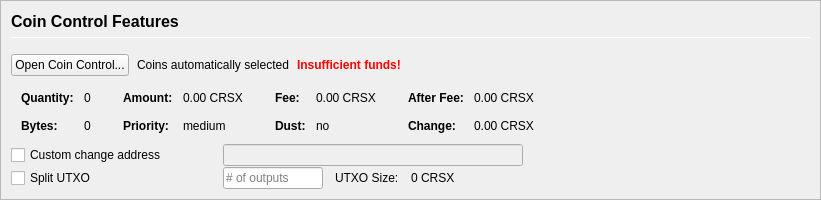
         <widget class="QFrame" name="frameCoinControl">
          <property name="sizePolicy">
           <sizepolicy hsizetype="Expanding" vsizetype="Expanding">
            <horstretch>0</horstretch>
            <verstretch>0</verstretch>
           </sizepolicy>
          </property>
          <property name="maximumSize">
           <size>
            <width>16777215</width>
            <height>16777215</height>
           </size>
          </property>
          <property name="frameShape">
           <enum>QFrame::StyledPanel</enum>
          </property>
          <property name="frameShadow">
           <enum>QFrame::Sunken</enum>
          </property>
          <layout class="QVBoxLayout" name="verticalLayoutCoinControl2">
           <property name="spacing">
            <number>0</number>
           </property>
           <property name="leftMargin">
            <number>0</number>
           </property>
           <property name="topMargin">
            <number>0</number>
           </property>
           <property name="rightMargin">
            <number>0</number>
           </property>
           <property name="bottomMargin">
            <number>0</number>
           </property>
           <item>
            <widget class="QFrame" name="frameCoinControl_BG">
             <layout class="QVBoxLayout" name="verticalLayoutCoinControl" stretch="0,0,0,0,0,0">
              <property name="spacing">
               <number>1</number>
              </property>
              <property name="leftMargin">
               <number>10</number>
              </property>
              <property name="topMargin">
               <number>10</number>
              </property>
              <item>
               <layout class="QHBoxLayout" name="horizontalLayoutCoinControl1">
                <property name="bottomMargin">
                 <number>15</number>
                </property>
                <item>
                 <layout class="QVBoxLayout" name="verticalLayout_3">
                  <property name="spacing">
                   <number>6</number>
                  </property>
                  <item>
                   <widget class="QLabel" name="labelCoinControlFeatures">
                    <property name="sizePolicy">
                     <sizepolicy hsizetype="Preferred" vsizetype="Maximum">
                      <horstretch>0</horstretch>
                      <verstretch>0</verstretch>
                     </sizepolicy>
                    </property>
                    <property name="minimumSize">
                     <size>
                      <width>0</width>
                      <height>20</height>
                     </size>
                    </property>
                    <property name="font">
                     <font>
                      <pointsize>12</pointsize>
                      <weight>75</weight>
                      <bold>true</bold>
                     </font>
                    </property>
                    <property name="styleSheet">
                     <string notr="true">font-weight:bold;</string>
                    </property>
                    <property name="text">
                     <string>Coin Control Features</string>
                    </property>
                   </widget>
                  </item>
                  <item>
                   <widget class="Line" name="line">
                    <property name="minimumSize">
                     <size>
                      <width>0</width>
                      <height>1</height>
                     </size>
                    </property>
                    <property name="maximumSize">
                     <size>
                      <width>16777215</width>
                      <height>1</height>
                     </size>
                    </property>
                    <property name="orientation">
                     <enum>Qt::Horizontal</enum>
                    </property>
                   </widget>
                  </item>
                 </layout>
                </item>
               </layout>
              </item>
              <item>
               <layout class="QHBoxLayout" name="horizontalLayoutCoinControl2" stretch="0,0,0,0">
                <property name="spacing">
                 <number>8</number>
                </property>
                <property name="bottomMargin">
                 <number>10</number>
                </property>
                <item>
                 <widget class="QPushButton" name="pushButtonCoinControl">
                  <property name="styleSheet">
                   <string notr="true"/>
                  </property>
                  <property name="text">
                   <string>Open Coin Control...</string>
                  </property>
                  <property name="autoDefault">
                   <bool>false</bool>
                  </property>
                 </widget>
                </item>
                <item>
                 <widget class="QLabel" name="labelCoinControlAutomaticallySelected">
                  <property name="text">
                   <string>Coins automatically selected</string>
                  </property>
                  <property name="margin">
                   <number>5</number>
                  </property>
                 </widget>
                </item>
                <item>
                 <widget class="QLabel" name="labelCoinControlInsuffFunds">
                  <property name="font">
                   <font>
                    <weight>75</weight>
                    <bold>true</bold>
                   </font>
                  </property>
                  <property name="styleSheet">
                   <string notr="true">color:red;font-weight:bold;</string>
                  </property>
                  <property name="text">
                   <string>Insufficient funds!</string>
                  </property>
                  <property name="margin">
                   <number>5</number>
                  </property>
                 </widget>
                </item>
                <item>
                 <spacer name="horizontalSpacerCoinControl">
                  <property name="orientation">
                   <enum>Qt::Horizontal</enum>
                  </property>
                  <property name="sizeHint" stdset="0">
                   <size>
                    <width>40</width>
                    <height>1</height>
                   </size>
                  </property>
                 </spacer>
                </item>
               </layout>
              </item>
              <item>
               <widget class="QWidget" name="widgetCoinControl" native="true">
                <property name="sizePolicy">
                 <sizepolicy hsizetype="Preferred" vsizetype="Preferred">
                  <horstretch>0</horstretch>
                  <verstretch>0</verstretch>
                 </sizepolicy>
                </property>
                <property name="minimumSize">
                 <size>
                  <width>0</width>
                  <height>0</height>
                 </size>
                </property>
                <property name="styleSheet">
                 <string notr="true"/>
                </property>
                <layout class="QHBoxLayout" name="horizontalLayoutCoinControl5">
                 <property name="leftMargin">
                  <number>0</number>
                 </property>
                 <property name="topMargin">
                  <number>0</number>
                 </property>
                 <property name="rightMargin">
                  <number>0</number>
                 </property>
                 <property name="bottomMargin">
                  <number>0</number>
                 </property>
                 <item>
                  <layout class="QHBoxLayout" name="horizontalLayoutCoinControl3" stretch="0,0,0,1">
                   <property name="spacing">
                    <number>20</number>
                   </property>
                   <property name="topMargin">
                    <number>0</number>
                   </property>
                   <property name="bottomMargin">
                    <number>10</number>
                   </property>
                   <item>
                    <layout class="QFormLayout" name="formLayoutCoinControl1">
                     <property name="horizontalSpacing">
                      <number>10</number>
                     </property>
                     <property name="verticalSpacing">
                      <number>14</number>
                     </property>
                     <property name="leftMargin">
                      <number>10</number>
                     </property>
                     <property name="topMargin">
                      <number>4</number>
                     </property>
                     <property name="rightMargin">
                      <number>6</number>
                     </property>
                     <item row="0" column="0">
                      <widget class="QLabel" name="labelCoinControlQuantityText">
                       <property name="font">
                        <font>
                         <weight>75</weight>
                         <bold>true</bold>
                        </font>
                       </property>
                       <property name="text">
                        <string>Quantity:</string>
                       </property>
                       <property name="margin">
                        <number>0</number>
                       </property>
                      </widget>
                     </item>
                     <item row="0" column="1">
                      <widget class="QLabel" name="labelCoinControlQuantity">
                       <property name="cursor">
                        <cursorShape>IBeamCursor</cursorShape>
                       </property>
                       <property name="contextMenuPolicy">
                        <enum>Qt::ActionsContextMenu</enum>
                       </property>
                       <property name="text">
                        <string notr="true">0</string>
                       </property>
                       <property name="margin">
                        <number>0</number>
                       </property>
                       <property name="textInteractionFlags">
                        <set>Qt::LinksAccessibleByMouse|Qt::TextSelectableByKeyboard|Qt::TextSelectableByMouse</set>
                       </property>
                      </widget>
                     </item>
                     <item row="1" column="0">
                      <widget class="QLabel" name="labelCoinControlBytesText">
                       <property name="font">
                        <font>
                         <weight>75</weight>
                         <bold>true</bold>
                        </font>
                       </property>
                       <property name="text">
                        <string>Bytes:</string>
                       </property>
                      </widget>
                     </item>
                     <item row="1" column="1">
                      <widget class="QLabel" name="labelCoinControlBytes">
                       <property name="cursor">
                        <cursorShape>IBeamCursor</cursorShape>
                       </property>
                       <property name="contextMenuPolicy">
                        <enum>Qt::ActionsContextMenu</enum>
                       </property>
                       <property name="text">
                        <string notr="true">0</string>
                       </property>
                       <property name="textInteractionFlags">
                        <set>Qt::LinksAccessibleByMouse|Qt::TextSelectableByKeyboard|Qt::TextSelectableByMouse</set>
                       </property>
                      </widget>
                     </item>
                    </layout>
                   </item>
                   <item>
                    <layout class="QFormLayout" name="formLayoutCoinControl2">
                     <property name="horizontalSpacing">
                      <number>10</number>
                     </property>
                     <property name="verticalSpacing">
                      <number>14</number>
                     </property>
                     <property name="leftMargin">
                      <number>6</number>
                     </property>
                     <property name="topMargin">
                      <number>4</number>
                     </property>
                     <property name="rightMargin">
                      <number>6</number>
                     </property>
                     <item row="0" column="0">
                      <widget class="QLabel" name="labelCoinControlAmountText">
                       <property name="font">
                        <font>
                         <weight>75</weight>
                         <bold>true</bold>
                        </font>
                       </property>
                       <property name="text">
                        <string>Amount:</string>
                       </property>
                       <property name="margin">
                        <number>0</number>
                       </property>
                      </widget>
                     </item>
                     <item row="0" column="1">
                      <widget class="QLabel" name="labelCoinControlAmount">
                       <property name="cursor">
                        <cursorShape>IBeamCursor</cursorShape>
                       </property>
                       <property name="contextMenuPolicy">
                        <enum>Qt::ActionsContextMenu</enum>
                       </property>
                       <property name="text">
                        <string notr="true">0.00 CRSX</string>
                       </property>
                       <property name="textInteractionFlags">
                        <set>Qt::LinksAccessibleByMouse|Qt::TextSelectableByKeyboard|Qt::TextSelectableByMouse</set>
                       </property>
                      </widget>
                     </item>
                     <item row="1" column="0">
                      <widget class="QLabel" name="labelCoinControlPriorityText">
                       <property name="font">
                        <font>
                         <weight>75</weight>
                         <bold>true</bold>
                        </font>
                       </property>
                       <property name="text">
                        <string>Priority:</string>
                       </property>
                      </widget>
                     </item>
                     <item row="1" column="1">
                      <widget class="QLabel" name="labelCoinControlPriority">
                       <property name="cursor">
                        <cursorShape>IBeamCursor</cursorShape>
                       </property>
                       <property name="contextMenuPolicy">
                        <enum>Qt::ActionsContextMenu</enum>
                       </property>
                       <property name="text">
                        <string>medium</string>
                       </property>
                       <property name="textInteractionFlags">
                        <set>Qt::LinksAccessibleByMouse|Qt::TextSelectableByKeyboard|Qt::TextSelectableByMouse</set>
                       </property>
                      </widget>
                     </item>
                    </layout>
                   </item>
                   <item>
                    <layout class="QFormLayout" name="formLayoutCoinControl3">
                     <property name="horizontalSpacing">
                      <number>10</number>
                     </property>
                     <property name="verticalSpacing">
                      <number>14</number>
                     </property>
                     <property name="leftMargin">
                      <number>6</number>
                     </property>
                     <property name="topMargin">
                      <number>4</number>
                     </property>
                     <property name="rightMargin">
                      <number>6</number>
                     </property>
                     <item row="0" column="0">
                      <widget class="QLabel" name="labelCoinControlFeeText">
                       <property name="font">
                        <font>
                         <weight>75</weight>
                         <bold>true</bold>
                        </font>
                       </property>
                       <property name="text">
                        <string>Fee:</string>
                       </property>
                       <property name="margin">
                        <number>0</number>
                       </property>
                      </widget>
                     </item>
                     <item row="0" column="1">
                      <widget class="QLabel" name="labelCoinControlFee">
                       <property name="cursor">
                        <cursorShape>IBeamCursor</cursorShape>
                       </property>
                       <property name="contextMenuPolicy">
                        <enum>Qt::ActionsContextMenu</enum>
                       </property>
                       <property name="text">
                        <string notr="true">0.00 CRSX</string>
                       </property>
                       <property name="textInteractionFlags">
                        <set>Qt::LinksAccessibleByMouse|Qt::TextSelectableByKeyboard|Qt::TextSelectableByMouse</set>
                       </property>
                      </widget>
                     </item>
                     <item row="1" column="0">
                      <widget class="QLabel" name="labelCoinControlLowOutputText">
                       <property name="font">
                        <font>
                         <weight>75</weight>
                         <bold>true</bold>
                        </font>
                       </property>
                       <property name="text">
                        <string>Dust:</string>
                       </property>
                      </widget>
                     </item>
                     <item row="1" column="1">
                      <widget class="QLabel" name="labelCoinControlLowOutput">
                       <property name="cursor">
                        <cursorShape>IBeamCursor</cursorShape>
                       </property>
                       <property name="contextMenuPolicy">
                        <enum>Qt::ActionsContextMenu</enum>
                       </property>
                       <property name="text">
                        <string>no</string>
                       </property>
                       <property name="textInteractionFlags">
                        <set>Qt::LinksAccessibleByMouse|Qt::TextSelectableByKeyboard|Qt::TextSelectableByMouse</set>
                       </property>
                      </widget>
                     </item>
                    </layout>
                   </item>
                   <item>
                    <layout class="QFormLayout" name="formLayoutCoinControl4">
                     <property name="horizontalSpacing">
                      <number>10</number>
                     </property>
                     <property name="verticalSpacing">
                      <number>14</number>
                     </property>
                     <property name="leftMargin">
                      <number>6</number>
                     </property>
                     <property name="topMargin">
                      <number>4</number>
                     </property>
                     <property name="rightMargin">
                      <number>6</number>
                     </property>
                     <item row="0" column="0">
                      <widget class="QLabel" name="labelCoinControlAfterFeeText">
                       <property name="font">
                        <font>
                         <weight>75</weight>
                         <bold>true</bold>
                        </font>
                       </property>
                       <property name="text">
                        <string>After Fee:</string>
                       </property>
                       <property name="margin">
                        <number>0</number>
                       </property>
                      </widget>
                     </item>
                     <item row="0" column="1">
                      <widget class="QLabel" name="labelCoinControlAfterFee">
                       <property name="cursor">
                        <cursorShape>IBeamCursor</cursorShape>
                       </property>
                       <property name="contextMenuPolicy">
                        <enum>Qt::ActionsContextMenu</enum>
                       </property>
                       <property name="text">
                        <string notr="true">0.00 CRSX</string>
                       </property>
                       <property name="textInteractionFlags">
                        <set>Qt::LinksAccessibleByMouse|Qt::TextSelectableByKeyboard|Qt::TextSelectableByMouse</set>
                       </property>
                      </widget>
                     </item>
                     <item row="1" column="0">
                      <widget class="QLabel" name="labelCoinControlChangeText">
                       <property name="font">
                        <font>
                         <weight>75</weight>
                         <bold>true</bold>
                        </font>
                       </property>
                       <property name="text">
                        <string>Change:</string>
                       </property>
                      </widget>
                     </item>
                     <item row="1" column="1">
                      <widget class="QLabel" name="labelCoinControlChange">
                       <property name="cursor">
                        <cursorShape>IBeamCursor</cursorShape>
                       </property>
                       <property name="contextMenuPolicy">
                        <enum>Qt::ActionsContextMenu</enum>
                       </property>
                       <property name="text">
                        <string notr="true">0.00 CRSX</string>
                       </property>
                       <property name="textInteractionFlags">
                        <set>Qt::LinksAccessibleByMouse|Qt::TextSelectableByKeyboard|Qt::TextSelectableByMouse</set>
                       </property>
                      </widget>
                     </item>
                    </layout>
                   </item>
                  </layout>
                 </item>
                </layout>
               </widget>
              </item>
              <item>
               <layout class="QHBoxLayout" name="horizontalLayoutCoinControl4">
                <property name="spacing">
                 <number>12</number>
                </property>
                <property name="sizeConstraint">
                 <enum>QLayout::SetDefaultConstraint</enum>
                </property>
                <property name="topMargin">
                 <number>0</number>
                </property>
                <property name="rightMargin">
                 <number>0</number>
                </property>
                <item>
                 <widget class="QCheckBox" name="checkBoxCoinControlChange">
                  <property name="sizePolicy">
                   <sizepolicy hsizetype="Preferred" vsizetype="Preferred">
                    <horstretch>0</horstretch>
                    <verstretch>0</verstretch>
                   </sizepolicy>
                  </property>
                  <property name="minimumSize">
                   <size>
                    <width>200</width>
                    <height>0</height>
                   </size>
                  </property>
                  <property name="maximumSize">
                   <size>
                    <width>200</width>
                    <height>16777215</height>
                   </size>
                  </property>
                  <property name="toolTip">
                   <string>If this is activated, but the change address is empty or invalid, change will be sent to a newly generated address.</string>
                  </property>
                  <property name="text">
                   <string>Custom change address</string>
                  </property>
                 </widget>
                </item>
                <item>
                 <widget class="QValidatedLineEdit" name="lineEditCoinControlChange">
                  <property name="enabled">
                   <bool>false</bool>
                  </property>
                  <property name="sizePolicy">
                   <sizepolicy hsizetype="Preferred" vsizetype="Preferred">
                    <horstretch>0</horstretch>
                    <verstretch>0</verstretch>
                   </sizepolicy>
                  </property>
                  <property name="minimumSize">
                   <size>
                    <width>300</width>
                    <height>0</height>
                   </size>
                  </property>
                 </widget>
                </item>
                <item>
                 <widget class="QLabel" name="labelCoinControlChangeLabel">
                  <property name="sizePolicy">
                   <sizepolicy hsizetype="Preferred" vsizetype="Preferred">
                    <horstretch>0</horstretch>
                    <verstretch>0</verstretch>
                   </sizepolicy>
                  </property>
                  <property name="minimumSize">
                   <size>
                    <width>100</width>
                    <height>0</height>
                   </size>
                  </property>
                  <property name="text">
                   <string/>
                  </property>
                  <property name="margin">
                   <number>3</number>
                  </property>
                 </widget>
                </item>
               </layout>
              </item>
              <item>
               <layout class="QHBoxLayout" name="horizontalLayoutCoinControl6">
                <property name="spacing">
                 <number>12</number>
                </property>
                <property name="rightMargin">
                 <number>0</number>
                </property>
                <item>
                 <widget class="QCheckBox" name="splitBlockCheckBox">
                  <property name="sizePolicy">
                   <sizepolicy hsizetype="Preferred" vsizetype="Preferred">
                    <horstretch>0</horstretch>
                    <verstretch>0</verstretch>
                   </sizepolicy>
                  </property>
                  <property name="minimumSize">
                   <size>
                    <width>200</width>
                    <height>0</height>
                   </size>
                  </property>
                  <property name="maximumSize">
                   <size>
                    <width>200</width>
                    <height>16777215</height>
                   </size>
                  </property>
                  <property name="text">
                   <string>Split UTXO</string>
                  </property>
                 </widget>
                </item>
                <item>
                 <widget class="QLineEdit" name="splitBlockLineEdit">
                  <property name="sizePolicy">
                   <sizepolicy hsizetype="Preferred" vsizetype="Preferred">
                    <horstretch>50</horstretch>
                    <verstretch>0</verstretch>
                   </sizepolicy>
                  </property>
                  <property name="minimumSize">
                   <size>
                    <width>100</width>
                    <height>0</height>
                   </size>
                  </property>
                  <property name="maximumSize">
                   <size>
                    <width>100</width>
                    <height>16777215</height>
                   </size>
                  </property>
                  <property name="placeholderText">
                   <string># of outputs</string>
                  </property>
                 </widget>
                </item>
                <item>
                 <widget class="QLabel" name="labelBlockSizeText">
                  <property name="text">
                   <string>UTXO Size:</string>
                  </property>
                 </widget>
                </item>
                <item>
                 <widget class="QLabel" name="labelBlockSize">
                  <property name="text">
                   <string>0 CRSX</string>
                  </property>
                 </widget>
                </item>
                <item>
                 <spacer name="horizontalSpacer_7">
                  <property name="orientation">
                   <enum>Qt::Horizontal</enum>
                  </property>
                  <property name="sizeHint" stdset="0">
                   <size>
                    <width>40</width>
                    <height>20</height>
                   </size>
                  </property>
                 </spacer>
                </item>
               </layout>
              </item>
              <item>
               <spacer name="verticalSpacerCoinControl">
                <property name="orientation">
                 <enum>Qt::Vertical</enum>
                </property>
                <property name="sizeHint" stdset="0">
                 <size>
                  <width>800</width>
                  <height>1</height>
                 </size>
                </property>
               </spacer>
              </item>
             </layout>
            </widget>
           </item>
          </layout>
         </widget>
